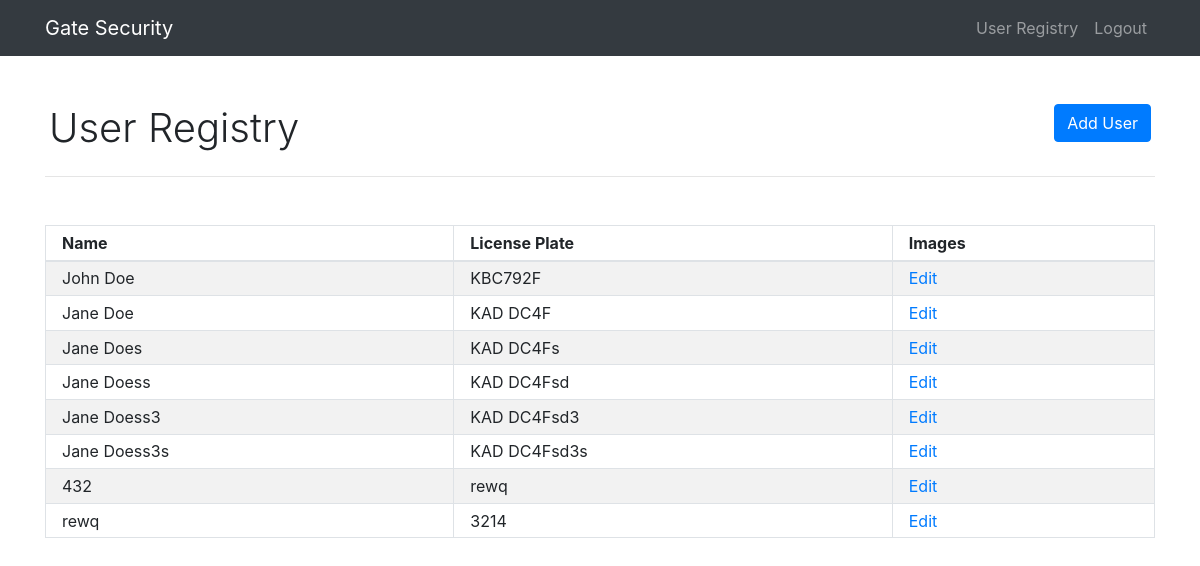
/user (signed in), run on an earlier commit of the app's database.
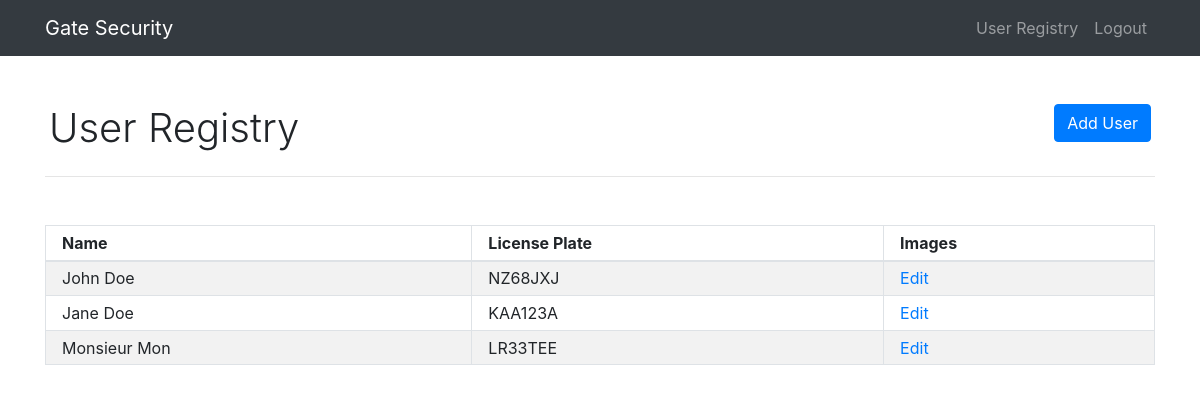
And on a later commit of the database.
### security/models/User.py (models this page shows)
class User(db.Model):
    id = db.Column(db.Integer, primary_key=True)
    name = db.Column(db.String(120), unique=True, nullable=False)
    images = db.relationship(Image, backref='user', lazy=True)
    license_plate = db.Column(db.String(120), unique=True, nullable=False)
    date_created = db.Column(db.DateTime, nullable=False, default=datetime.utcnow)

### security/routes/routes.py (the view)
@app.route("/user", methods=['GET', 'POST'])
@login_required
def user():
    return UserController.create()

### security/controllers/UserController.py (called while the page is built)
def create():
    form = Create.Form()
    users = User.query.all()
    if form.validate_on_submit():
        user = User(name=form.name.data, license_plate=form.license_plate.data)
        db.session.add(user)
        db.session.commit()
        flash('User has been created', 'success')
        return redirect(url_for('user'))
    return render_template('user.html', title='Register', form=form, users=users)

### security/models/Admin.py (called while the page is built)
@login_manager.user_loader
def load_user(user_id):
    return Admin.query.get(int(user_id))

### security/templates/user.html (shortened to what this page needs)
{% extends "layout.html" %}
{% block content %}
	<div class="container my-5">
		<div class="row mx-1">
			<h1 class="font-weight-light text-center text-lg-left mr-auto">User Registry</h1>
			<div>
				<button type="button" class="btn btn-primary" data-toggle="modal" data-target="#exampleModal">Add User</button>
			</div>
		</div>
		<hr>
		<div class=" my-5">
			<table id="users" class="table table-striped table-bordered table-sm ">
				<thead>
					<tr class="">
						<th class="th-sm px-3">Name</th>
						<th class="th-sm px-3">License Plate</th>
						<th class="th-sm px-3">Images</th>
					</tr>
				</thead>
				<tbody>
					{% for user in users %}
						<tr>
							<td class="px-3">{{ user.name }}</td>
							<td class="px-3">{{ user.license_plate }}</td>
							<td class="px-3"><a href="{{ url_for('image',user=user.id) }}">Edit</a></td>
						</tr>
					{% endfor %}
				</tbody>
			</table>
		</div>
	</div>
{% endblock content %}

### security/templates/layout.html (shortened to what this page needs)
<!doctype html>
<html lang="en">
	<head>
		<link rel="stylesheet" href="https://use.fontawesome.com/releases/v5.8.2/css/all.css">
		<link href="https://cdnjs.cloudflare.com/ajax/libs/twitter-bootstrap/4.3.1/css/bootstrap.min.css" rel="stylesheet">
	</head>
	<body>
		<nav class="navbar navbar-expand-lg navbar-dark bg-dark">
			<div class="container">
				<div class="collapse navbar-collapse" id="navbarTogglerDemo01">
					<a class="navbar-brand mr-auto" href="/">Gate Security</a>
					<ul class="navbar-nav  mt-2 mt-lg-0">
						{% if current_user.is_authenticated %}
							<a class="nav-item nav-link" href="{{ url_for('user') }}">User Registry</a>
							<a class="nav-item nav-link" href="{{ url_for('logout') }}">Logout</a>
						{% else %}
							<a class="nav-item nav-link" href="{{ url_for('login') }}">Login</a>
							<a class="nav-item nav-link" href="{{ url_for('register') }}">Register</a>
						{% endif %}
					</ul>
				</div>
			</div>
		</nav>
		{% block content %}{% endblock %}
	</body>
</html>

What changed in the data, as far as the page shows it:
removed User: name "Jane Does", license_plate "KAD DC4Fs"
removed User: name "Jane Doess", license_plate "KAD DC4Fsd"
removed User: name "Jane Doess3", license_plate "KAD DC4Fsd3"
removed User: name "Jane Doess3s", license_plate "KAD DC4Fsd3s"
removed User: name "432", license_plate "rewq"
removed User: name "rewq", license_plate "3214"
changed User "John Doe": license_plate "KBC792F" → "NZ68JXJ"
changed User "Jane Doe": license_plate "KAD DC4F" → "KAA123A"
added User: name "Monsieur Mon", license_plate "LR33TEE"
